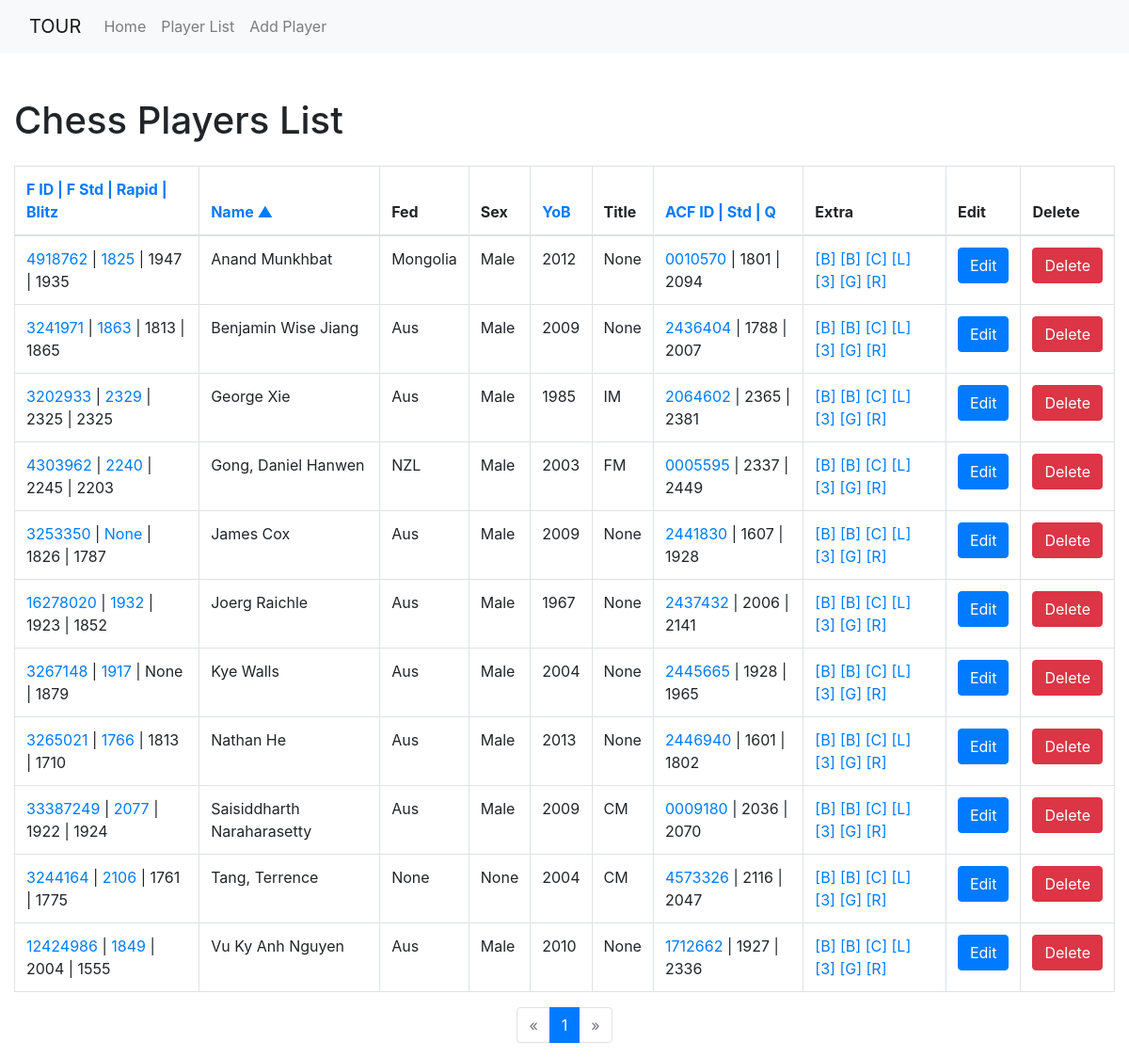
The page /list_players?sort_by=name&order=asc on the database its author committed.
### app.py (models this page shows, shortened)
class ChessPlayers(db.Model):
    FideID = db.Column(db.Integer, primary_key=True)
    FullName = db.Column(db.String(100), nullable=False)
    Federation = db.Column(db.String(100), nullable=True)
    Sex = db.Column(db.String(1), nullable=True)
    YearOfBirth = db.Column(db.Integer, nullable=True)
    FIDETitle = db.Column(db.String(10), nullable=True)
    RatingStandard = db.Column(db.Integer, nullable=True)
    RatingRapid = db.Column(db.Integer, nullable=True)
    RatingBlitz = db.Column(db.Integer, nullable=True)
    ACFID = db.Column(db.String(100), nullable=True)
    RatingACFStandard = db.Column(db.String(100), nullable=True)
    RatingACFQuick  = db.Column(db.String(100), nullable=True)
    ChessTempo = db.Column(db.String(100), nullable=True)
    ChessBase = db.Column(db.String(100), nullable=True)
    ChessCom = db.Column(db.String(100), nullable=True)
    LiChess = db.Column(db.String(100), nullable=True)
    Chess365 = db.Column(db.String(100), nullable=True)
    ChessGames = db.Column(db.String(100), nullable=True)
    ChessResults = db.Column(db.String(100), nullable=True)

### app.py (the view)
@app.route('/list_players')
def list_players():
    page = request.args.get('page', 1, type=int)
    sort_by = request.args.get('sort_by', 'FideID')
    order = request.args.get('order', 'asc')
    if sort_by == 'name':
        if order == 'asc':
            players = ChessPlayers.query.order_by(ChessPlayers.FullName.asc()).paginate(page=page, per_page=100)
        else:
            players = ChessPlayers.query.order_by(ChessPlayers.FullName.desc()).paginate(page=page, per_page=100)
    elif sort_by == 'YoB':
        if order == 'asc':
            players = ChessPlayers.query.order_by(ChessPlayers.YearOfBirth.asc()).paginate(page=page, per_page=100)
        else:
            players = ChessPlayers.query.order_by(ChessPlayers.YearOfBirth.desc()).paginate(page=page, per_page=100)
    elif sort_by == 'RatingStandard':
        if order == 'asc':
            players = ChessPlayers.query.order_by(ChessPlayers.RatingStandard.asc()).paginate(page=page, per_page=100)
        else:
            players = ChessPlayers.query.order_by(ChessPlayers.RatingStandard.desc()).paginate(page=page, per_page=100)
    elif sort_by == 'RatingACFStandard':
        if order == 'asc':
            players = ChessPlayers.query.order_by(ChessPlayers.RatingACFStandard.asc()).paginate(page=page, per_page=100)
        else:
            players = ChessPlayers.query.order_by(ChessPlayers.RatingACFStandard.desc()).paginate(page=page, per_page=100)
    else:
        if order == 'asc':
            players = ChessPlayers.query.order_by(ChessPlayers.FideID.asc()).paginate(page=page, per_page=100)
        else:
            players = ChessPlayers.query.order_by(ChessPlayers.FideID.desc()).paginate(page=page, per_page=100)
    return render_template('list_players.html', players=players, sort_by=sort_by, order=order)

### templates/list_players.html (shortened to what this page needs)
<!DOCTYPE html>
<html lang="en">
<head>
    <link rel="stylesheet" href="https://maxcdn.bootstrapcdn.com/bootstrap/4.5.2/css/bootstrap.min.css">
</head>
<body>
    <nav class="navbar navbar-expand-lg navbar-light bg-light">
        <div class="container-fluid">
            <a class="navbar-brand" href="#">TOUR</a>
            <div class="collapse navbar-collapse" id="navbarNav">
                <ul class="navbar-nav">
                    <li class="nav-item">
                        <a class="nav-link" href="/">Home</a>
                    </li>
                    <li class="nav-item">
                        <a class="nav-link" href="/list_players">Player List</a>
                    </li>
                    <li class="nav-item">
                        <a class="nav-link" href="/add_chess_player">Add Player</a>
                    </li>
                </ul>
            </div>
        </div>
    </nav>
    <div class="container-fluid mt-5">
        <h1 class="mb-4">Chess Players List</h1>
        <table class="table table-bordered w-100">
            <thead>
            <tr>
            <th>
                <a href="{{ url_for('list_players', sort_by='RatingStandard', order='asc' if sort_by != 'RatingStandard' or order == 'desc' else 'desc') }}">
                    F ID | F Std | Rapid | Blitz
                </a>
            </th>
            <th>
                <a href="{{ url_for('list_players', sort_by='name', order='asc' if sort_by != 'name' or order == 'desc' else 'desc') }}">
                    Name
                    {% if sort_by == 'name' %}
                        {% if order == 'asc' %}
                            &#9650;
                        {% else %}
                            &#9660;
                        {% endif %}
                    {% endif %}
                </a>
            </th>
            <th>Fed</th>
            <th>Sex</th>
            <th>
                <a href="{{ url_for('list_players', sort_by='YoB', order='asc' if sort_by != 'YoB' or order == 'desc' else 'desc') }}">
                    YoB
                </a>
            </th> <th>Title</th>
            <th>
                <a href="{{ url_for('list_players', sort_by='RatingACFStandard', order='asc' if sort_by != 'RatingACFStandard' or order == 'desc' else 'desc') }}">
                    ACF ID | Std | Q
                </a>
            </th>
            <th>Extra</th>
            <th>Edit</th>
            <th>Delete</th>
            </tr>
            </thead>
            <tbody>
            {% for player in players %}
            <td><a href="https://ratings.fide.com/profile/{{ player.FideID }}" target="_blank">{{ player.FideID }}</a> |
            <a href="https://ratings.fide.com/profile/{{ player.FideID }}/chart" target="_blank">{{ player.RatingStandard }}</a> |
                {{ player.RatingRapid }} |
                {{ player.RatingBlitz }}</td>
            <td>{{ player.FullName }}</td>
            <td>{{ player.Federation }}</td>
            <td>{{ player.Sex }}</td>
            <td>{{ player.YearOfBirth }}</td>
            <td>{{ player.FIDETitle }}</td>
            <td><a href="https://sachess.org.au/ratings/player?id={{ player.ACFID }}" target="_blank">{{ player.ACFID }}</a> |
            {{ player.RatingACFStandard }} |
            {{ player.RatingACFQuick }}</td>
            <td><a href="{{ player.ChessTempo }}" target="_blank">[B]</a>
            <a href="{{ player.ChessBase }}" target="_blank">[B]</a>
            <a href="{{ player.ChessCom }}" target="_blank">[C]</a>
            <a href="{{ player.LiChess }}" target="_blank">[L]</a>
            <a href="{{ player.Chess365 }}" target="_blank">[3]</a>
            <a href="{{ player.ChessGames }}" target="_blank">[G]</a>
            <a href="{{ player.ChessResults }}" target="_blank">[R]</a></td>
            <td><a href="{{ url_for('edit_player', FideID=player.FideID) }}" class="btn btn-primary">Edit</a></td>
            <td><a href="{{ url_for('delete_player', FideID=player.FideID) }}" class="btn btn-danger">Delete</a></td>
            {% endfor %}
            </tbody>
        </table>
        <nav aria-label="Page navigation">
            <ul class="pagination justify-content-center">
                {% if players.has_prev %}
                <li class="page-item">
                    <a class="page-link" href="{{ url_for('list_players', page=players.prev_num) }}" aria-label="Previous">
                        <span aria-hidden="true">&laquo;</span>
                    </a>
                </li>
                {% else %}
                <li class="page-item disabled">
                    <a class="page-link" href="#" aria-label="Previous">
                        <span aria-hidden="true">&laquo;</span>
                    </a>
                </li>
                {% endif %}
                {% for page_num in players.iter_pages() %}
                {% if page_num %}
                {% if page_num == players.page %}
                <li class="page-item active"><a class="page-link" href="#">{{ page_num }}</a></li>
                {% else %}
                <li class="page-item"><a class="page-link" href="{{ url_for('list_players', page=page_num) }}">{{ page_num }}</a></li>
                {% endif %}
                {% else %}
                <li class="page-item disabled"><a class="page-link" href="#">...</a></li>
                {% endif %}
                {% endfor %}
                {% if players.has_next %}
                <li class="page-item">
                    <a class="page-link" href="{{ url_for('list_players', page=players.next_num) }}" aria-label="Next">
                        <span aria-hidden="true">&raquo;</span>
                    </a>
                </li>
                {% else %}
                <li class="page-item disabled">
                    <a class="page-link" href="#" aria-label="Next">
                        <span aria-hidden="true">&raquo;</span>
                    </a>
                </li>
                {% endif %}
            </ul>
        </nav>
    </div>
</body>
</html>

### rows shown on the page
ChessPlayers: FideID "4918762", RatingStandard "1825", RatingRapid "1947", RatingBlitz "1935", FullName "Anand Munkhbat", Federation "Mongolia", Sex "Male", YearOfBirth "2012", FIDETitle "None", ACFID "0010570", RatingACFStandard "1801", RatingACFQuick "2094"
ChessPlayers: FideID "3241971", RatingStandard "1863", RatingRapid "1813", RatingBlitz "1865", FullName "Benjamin Wise Jiang", Federation "Aus", Sex "Male", YearOfBirth "2009", FIDETitle "None", ACFID "2436404", RatingACFStandard "1788", RatingACFQuick "2007"
ChessPlayers: FideID "3202933", RatingStandard "2329", RatingRapid "2325", RatingBlitz "2325", FullName "George Xie", Federation "Aus", Sex "Male", YearOfBirth "1985", FIDETitle "IM", ACFID "2064602", RatingACFStandard "2365", RatingACFQuick "2381"
ChessPlayers: FideID "4303962", RatingStandard "2240", RatingRapid "2245", RatingBlitz "2203", FullName "Gong, Daniel Hanwen", Federation "NZL", Sex "Male", YearOfBirth "2003", FIDETitle "FM", ACFID "0005595", RatingACFStandard "2337", RatingACFQuick "2449"
ChessPlayers: FideID "3253350", RatingStandard "None", RatingRapid "1826", RatingBlitz "1787", FullName "James Cox", Federation "Aus", Sex "Male", YearOfBirth "2009", FIDETitle "None", ACFID "2441830", RatingACFStandard "1607", RatingACFQuick "1928"
ChessPlayers: FideID "16278020", RatingStandard "1932", RatingRapid "1923", RatingBlitz "1852", FullName "Joerg Raichle", Federation "Aus", Sex "Male", YearOfBirth "1967", FIDETitle "None", ACFID "2437432", RatingACFStandard "2006", RatingACFQuick "2141"
ChessPlayers: FideID "3267148", RatingStandard "1917", RatingRapid "None", RatingBlitz "1879", FullName "Kye Walls", Federation "Aus", Sex "Male", YearOfBirth "2004", FIDETitle "None", ACFID "2445665", RatingACFStandard "1928", RatingACFQuick "1965"
ChessPlayers: FideID "3265021", RatingStandard "1766", RatingRapid "1813", RatingBlitz "1710", FullName "Nathan He", Federation "Aus", Sex "Male", YearOfBirth "2013", FIDETitle "None", ACFID "2446940", RatingACFStandard "1601", RatingACFQuick "1802"
ChessPlayers: FideID "33387249", RatingStandard "2077", RatingRapid "1922", RatingBlitz "1924", FullName "Saisiddharth Naraharasetty", Federation "Aus", Sex "Male", YearOfBirth "2009", FIDETitle "CM", ACFID "0009180", RatingACFStandard "2036", RatingACFQuick "2070"
ChessPlayers: FideID "3244164", RatingStandard "2106", RatingRapid "1761", RatingBlitz "1775", FullName "Tang, Terrence", Federation "None", Sex "None", YearOfBirth "2004", FIDETitle "CM", ACFID "4573326", RatingACFStandard "2116", RatingACFQuick "2047"
ChessPlayers: FideID "12424986", RatingStandard "1849", RatingRapid "2004", RatingBlitz "1555", FullName "Vu Ky Anh Nguyen", Federation "Aus", Sex "Male", YearOfBirth "2010", FIDETitle "None", ACFID "1712662", RatingACFStandard "1927", RatingACFQuick "2336"

### other values the page prints
{{ page_num }} "1"
